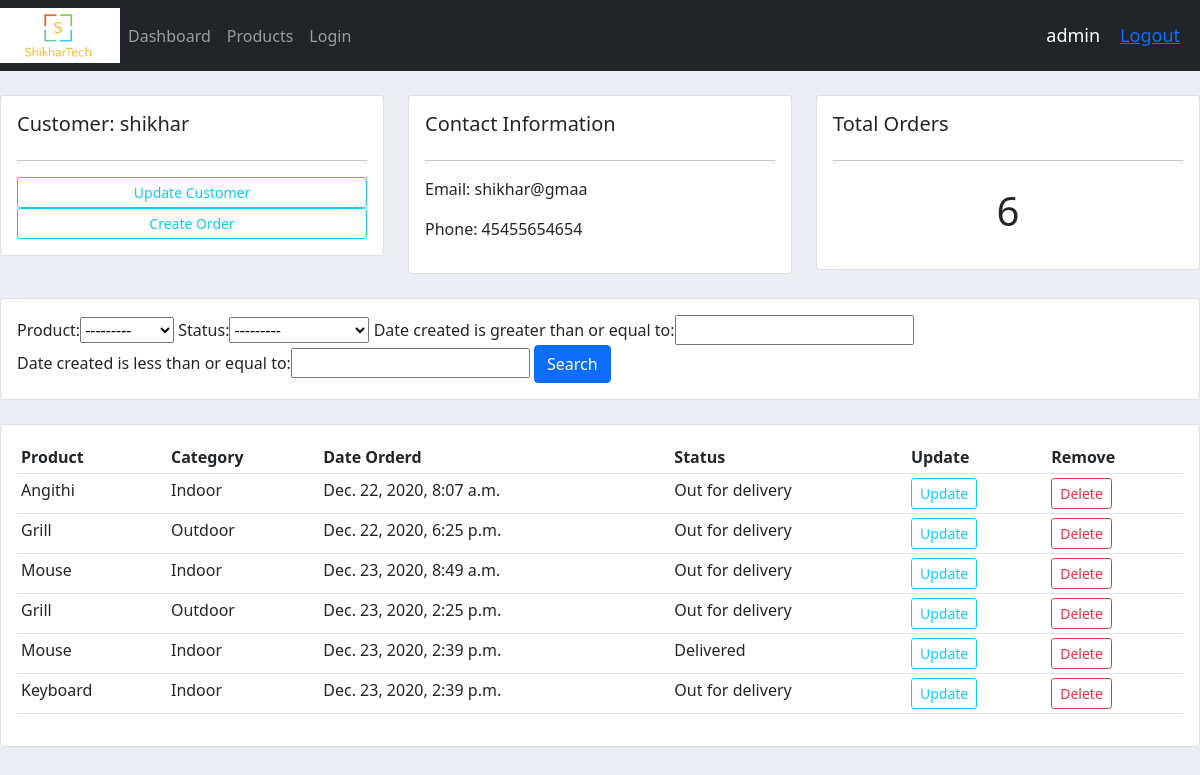
/accounts_app/customers/1/ (signed in), run on the app's committed database.
### accounts/models.py (models this page shows, shortened)
class Customer(models.Model):
    name = models.CharField(max_length=200, null=True)
    phone_no = models.CharField(max_length=200, null=True)
    email = models.CharField(max_length=200, null=True)
    date_created = models.DateTimeField(auto_now_add=True)

class Order(models.Model):
    STATUS = (
        ('Pending', 'Pending'),
        ('Out for delivery', 'Out for delivery'),
        ('Delivered', 'Delivered'),
    )
    customer = models.ForeignKey(Customer, null=True, on_delete=models.CASCADE)
    product = models.ForeignKey(Products, null=True, on_delete=models.CASCADE)
    date_created = models.DateTimeField(auto_now_add=True, null=True)
    status = models.CharField(max_length=200, choices=STATUS)

class Products(models.Model):
    CATEGORY = (
        ('Indoor', 'Indoor'),
        ('Outdoor', 'Outdoor'),
    )
    name = models.CharField(max_length=200, null=True)
    price = models.FloatField(null=True)
    category = models.CharField(max_length=200, null=True, choices=CATEGORY)
    discription = models.CharField(max_length=200, null=True, blank=True)
    date_created = models.DateTimeField(auto_now_add=True, null=True)
    Tags = models.ManyToManyField(Tag, blank=True)
    def __str__(self):
        return self.name

### accounts/views.py (the view)
# urls.py: path('customers/<str:cus_id>/', views.customers, name="customer"),
@login_required(login_url='login')
def customers(request, cus_id):
    customer = Customer.objects.get(id=cus_id)
    order_lis = Order.objects.filter(customer=customer)
    order_cnt = order_lis.count()
    myfilter = OrderFilter(request.GET, queryset=order_lis)
    order_lis = myfilter.qs
    context = {'customer': customer,
               'orders': order_lis, 'order_cnt': order_cnt, 'myfilter': myfilter}
    return render(request, 'accounts/customers.html', context)

### accounts/templates/accounts/customers.html
{% extends 'accounts/main.html' %}
{% block content %}
<br>
<div class="row">
	<div class="col-md">
		<div class="card card-body">
			<h5>Customer: {{customer.name}}</h5>
			<hr>
			<a class="btn btn-outline-info  btn-sm btn-block" href="">Update Customer</a>
			<a class="btn btn-outline-info  btn-sm btn-block" href="{% url 'create_order' customer.id %}">Create Order</a>
		</div>
	</div>
	<div class="col-md">
		<div class="card card-body">
			<h5>Contact Information</h5>
			<hr>
			<p>Email: {{customer.email}}</p>
			<p>Phone: {{customer.phone_no}}</p>
		</div>
	</div>
	<div class="col-md">
		<div class="card card-body">
			<h5>Total Orders</h5>
			<hr>
			<h1 style="text-align: center;padding: 10px">{{order_cnt}}</h1>
		</div>
	</div>
</div>
<br>
<div class="row">
	<div class="col">
		<div class="card card-body">
			<form method="get">
				{{myfilter.form}}
				<button class="btn btn-primary" type="submit">Search</button>
			</form>
		</div>
	</div>
</div>
<br>
<div class="row">
	<div class="col-md">
		<div class="card card-body">
			<table class="table table-sm">
				<tr>
					<th>Product</th>
					<th>Category</th>
					<th>Date Orderd</th>
					<th>Status</th>
					<th>Update</th>
					<th>Remove</th>
				</tr>
				{% for i in orders %}
					<tr>
						<td>{{i.product}}</td>
						<td>{{i.product.category}}</td>
						<td>{{i.date_created}}</td>
						<td>{{i.status}}</td>
						<td><a class="btn btn-outline-info  btn-sm btn-block" href="{% url 'update_order' i.id %}">Update</a></td>
						<td><a class="btn btn-outline-danger  btn-sm btn-block" href="{% url 'delete_order' i.id %}">Delete</a></td>
					</tr>
				{% endfor %}
			</table>
		</div>
	</div>
</div>
{% endblock %}

### accounts/templates/accounts/navbar.html (shortened to what this page needs)
{% load static %}
<nav class="navbar navbar-expand-lg navbar-dark bg-dark">
    <img src="{% static 'images/logo.png' %}" alt="Logo">
    <div class="collapse navbar-collapse" id="navbarNavDropdown">
      <ul class="navbar-nav">
        <li class="nav-item">
          <a class="nav-link" href="{% url 'home'%}">Dashboard</a>
        </li>
        <li class="nav-item">
          <a class="nav-link" href="{% url 'products' %}">Products</a>
        </li>
        <li class="nav-item">
          <a class="nav-link" href="{% url 'login' %}">Login</a>
        </li>
      </ul>
    </div>
    <span class="user_msg">{{request.user}}</span>
    <span class="user_msg"><a href="{% url 'logout'%}">Logout</a></span>
  </nav>

### static/css/main.css (style rules this page uses)
img { max-width: 10%; max-height: 10%; }
body { background-color: #ebeff5; }

### accounts/templates/accounts/navbar.html (style rules this page uses)
.user_msg { font-size: 18px; color: #fff; margin-right: 20px; }

### data on the page
Customer: name "shikhar", email "shikhar@gmaa", phone_no "45455654654"
Order: product "Angithi", product.category "Indoor", date_created "Dec. 22, 2020, 8:07 a.m.", status "Out for delivery"
Order: product "Grill", product.category "Outdoor", date_created "Dec. 22, 2020, 6:25 p.m.", status "Out for delivery"
Order: product "Mouse", product.category "Indoor", date_created "Dec. 23, 2020, 8:49 a.m.", status "Out for delivery"
Order: product "Grill", product.category "Outdoor", date_created "Dec. 23, 2020, 2:25 p.m.", status "Out for delivery"
Order: product "Mouse", product.category "Indoor", date_created "Dec. 23, 2020, 2:39 p.m.", status "Delivered"
Order: product "Keyboard", product.category "Indoor", date_created "Dec. 23, 2020, 2:39 p.m.", status "Out for delivery"

### other printed values
{{ request.user }} "admin"
{{ order_cnt }} "6"
